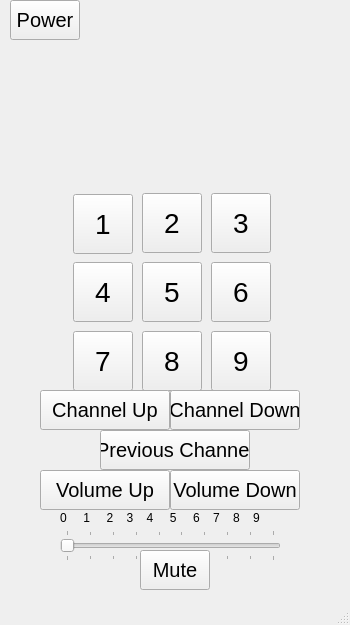
<?xml version="1.0" encoding="UTF-8"?>
<ui version="4.0">
 <class>MainWindow</class>
 <widget class="QMainWindow" name="MainWindow">
  <property name="geometry">
   <rect>
    <x>0</x>
    <y>0</y>
    <width>350</width>
    <height>625</height>
   </rect>
  </property>
  <property name="minimumSize">
   <size>
    <width>350</width>
    <height>625</height>
   </size>
  </property>
  <property name="maximumSize">
   <size>
    <width>350</width>
    <height>625</height>
   </size>
  </property>
  <property name="windowTitle">
   <string>MainWindow</string>
  </property>
  <widget class="QWidget" name="centralwidget">
   <widget class="QPushButton" name="button_power">
    <property name="geometry">
     <rect>
      <x>10</x>
      <y>0</y>
      <width>70</width>
      <height>40</height>
     </rect>
    </property>
    <property name="minimumSize">
     <size>
      <width>70</width>
      <height>40</height>
     </size>
    </property>
    <property name="maximumSize">
     <size>
      <width>70</width>
      <height>40</height>
     </size>
    </property>
    <property name="font">
     <font>
      <pointsize>15</pointsize>
      <kerning>true</kerning>
     </font>
    </property>
    <property name="text">
     <string>Power</string>
    </property>
   </widget>
   <widget class="QWidget" name="gridLayoutWidget">
    <property name="geometry">
     <rect>
      <x>70</x>
      <y>190</y>
      <width>206</width>
      <height>206</height>
     </rect>
    </property>
    <layout class="QGridLayout" name="gridLayout">
     <item row="1" column="1">
      <widget class="QPushButton" name="button_channel5">
       <property name="minimumSize">
        <size>
         <width>60</width>
         <height>60</height>
        </size>
       </property>
       <property name="maximumSize">
        <size>
         <width>60</width>
         <height>60</height>
        </size>
       </property>
       <property name="font">
        <font>
         <pointsize>21</pointsize>
        </font>
       </property>
       <property name="text">
        <string>5</string>
       </property>
      </widget>
     </item>
     <item row="2" column="2">
      <widget class="QPushButton" name="button_channel9">
       <property name="minimumSize">
        <size>
         <width>60</width>
         <height>60</height>
        </size>
       </property>
       <property name="maximumSize">
        <size>
         <width>60</width>
         <height>60</height>
        </size>
       </property>
       <property name="font">
        <font>
         <pointsize>21</pointsize>
        </font>
       </property>
       <property name="text">
        <string>9</string>
       </property>
      </widget>
     </item>
     <item row="1" column="2">
      <widget class="QPushButton" name="button_channel6">
       <property name="minimumSize">
        <size>
         <width>60</width>
         <height>60</height>
        </size>
       </property>
       <property name="maximumSize">
        <size>
         <width>60</width>
         <height>60</height>
        </size>
       </property>
       <property name="font">
        <font>
         <pointsize>21</pointsize>
        </font>
       </property>
       <property name="text">
        <string>6</string>
       </property>
      </widget>
     </item>
     <item row="0" column="0">
      <widget class="QPushButton" name="button_channel1">
       <property name="minimumSize">
        <size>
         <width>60</width>
         <height>60</height>
        </size>
       </property>
       <property name="maximumSize">
        <size>
         <width>60</width>
         <height>57</height>
        </size>
       </property>
       <property name="font">
        <font>
         <pointsize>21</pointsize>
        </font>
       </property>
       <property name="autoFillBackground">
        <bool>false</bool>
       </property>
       <property name="text">
        <string>1</string>
       </property>
       <property name="default">
        <bool>false</bool>
       </property>
       <property name="flat">
        <bool>false</bool>
       </property>
      </widget>
     </item>
     <item row="0" column="2">
      <widget class="QPushButton" name="button_channel3">
       <property name="minimumSize">
        <size>
         <width>60</width>
         <height>60</height>
        </size>
       </property>
       <property name="maximumSize">
        <size>
         <width>60</width>
         <height>60</height>
        </size>
       </property>
       <property name="font">
        <font>
         <pointsize>21</pointsize>
        </font>
       </property>
       <property name="text">
        <string>3</string>
       </property>
      </widget>
     </item>
     <item row="2" column="1">
      <widget class="QPushButton" name="button_channel8">
       <property name="minimumSize">
        <size>
         <width>60</width>
         <height>60</height>
        </size>
       </property>
       <property name="maximumSize">
        <size>
         <width>60</width>
         <height>60</height>
        </size>
       </property>
       <property name="font">
        <font>
         <pointsize>21</pointsize>
        </font>
       </property>
       <property name="text">
        <string>8</string>
       </property>
      </widget>
     </item>
     <item row="2" column="0">
      <widget class="QPushButton" name="button_channel7">
       <property name="minimumSize">
        <size>
         <width>60</width>
         <height>60</height>
        </size>
       </property>
       <property name="maximumSize">
        <size>
         <width>60</width>
         <height>60</height>
        </size>
       </property>
       <property name="font">
        <font>
         <pointsize>21</pointsize>
        </font>
       </property>
       <property name="text">
        <string>7</string>
       </property>
      </widget>
     </item>
     <item row="1" column="0">
      <widget class="QPushButton" name="button_channel4">
       <property name="minimumSize">
        <size>
         <width>60</width>
         <height>60</height>
        </size>
       </property>
       <property name="maximumSize">
        <size>
         <width>60</width>
         <height>60</height>
        </size>
       </property>
       <property name="font">
        <font>
         <pointsize>21</pointsize>
        </font>
       </property>
       <property name="text">
        <string>4</string>
       </property>
      </widget>
     </item>
     <item row="0" column="1">
      <widget class="QPushButton" name="button_channel2">
       <property name="minimumSize">
        <size>
         <width>60</width>
         <height>60</height>
        </size>
       </property>
       <property name="maximumSize">
        <size>
         <width>60</width>
         <height>60</height>
        </size>
       </property>
       <property name="font">
        <font>
         <pointsize>21</pointsize>
        </font>
       </property>
       <property name="text">
        <string>2</string>
       </property>
       <property name="default">
        <bool>false</bool>
       </property>
       <property name="flat">
        <bool>false</bool>
       </property>
      </widget>
     </item>
    </layout>
   </widget>
   <widget class="QPushButton" name="button_channelUp">
    <property name="geometry">
     <rect>
      <x>40</x>
      <y>390</y>
      <width>130</width>
      <height>40</height>
     </rect>
    </property>
    <property name="minimumSize">
     <size>
      <width>130</width>
      <height>40</height>
     </size>
    </property>
    <property name="maximumSize">
     <size>
      <width>130</width>
      <height>40</height>
     </size>
    </property>
    <property name="font">
     <font>
      <pointsize>15</pointsize>
     </font>
    </property>
    <property name="text">
     <string>Channel Up</string>
    </property>
   </widget>
   <widget class="QPushButton" name="button_channelDown">
    <property name="geometry">
     <rect>
      <x>170</x>
      <y>390</y>
      <width>130</width>
      <height>40</height>
     </rect>
    </property>
    <property name="minimumSize">
     <size>
      <width>130</width>
      <height>40</height>
     </size>
    </property>
    <property name="maximumSize">
     <size>
      <width>130</width>
      <height>40</height>
     </size>
    </property>
    <property name="font">
     <font>
      <pointsize>15</pointsize>
     </font>
    </property>
    <property name="text">
     <string>Channel Down</string>
    </property>
   </widget>
   <widget class="QPushButton" name="button_volUp">
    <property name="geometry">
     <rect>
      <x>40</x>
      <y>470</y>
      <width>130</width>
      <height>40</height>
     </rect>
    </property>
    <property name="minimumSize">
     <size>
      <width>130</width>
      <height>40</height>
     </size>
    </property>
    <property name="maximumSize">
     <size>
      <width>130</width>
      <height>40</height>
     </size>
    </property>
    <property name="font">
     <font>
      <pointsize>15</pointsize>
     </font>
    </property>
    <property name="text">
     <string>Volume Up</string>
    </property>
   </widget>
   <widget class="QPushButton" name="button_volDown">
    <property name="geometry">
     <rect>
      <x>170</x>
      <y>470</y>
      <width>130</width>
      <height>40</height>
     </rect>
    </property>
    <property name="minimumSize">
     <size>
      <width>130</width>
      <height>40</height>
     </size>
    </property>
    <property name="maximumSize">
     <size>
      <width>130</width>
      <height>40</height>
     </size>
    </property>
    <property name="font">
     <font>
      <pointsize>15</pointsize>
     </font>
    </property>
    <property name="text">
     <string>Volume Down</string>
    </property>
   </widget>
   <widget class="QSlider" name="slider_vol">
    <property name="enabled">
     <bool>false</bool>
    </property>
    <property name="geometry">
     <rect>
      <x>60</x>
      <y>530</y>
      <width>221</width>
      <height>31</height>
     </rect>
    </property>
    <property name="mouseTracking">
     <bool>true</bool>
    </property>
    <property name="maximum">
     <number>9</number>
    </property>
    <property name="pageStep">
     <number>9</number>
    </property>
    <property name="value">
     <number>0</number>
    </property>
    <property name="sliderPosition">
     <number>0</number>
    </property>
    <property name="tracking">
     <bool>false</bool>
    </property>
    <property name="orientation">
     <enum>Qt::Horizontal</enum>
    </property>
    <property name="invertedAppearance">
     <bool>false</bool>
    </property>
    <property name="invertedControls">
     <bool>false</bool>
    </property>
    <property name="tickPosition">
     <enum>QSlider::TicksBothSides</enum>
    </property>
    <property name="tickInterval">
     <number>1</number>
    </property>
   </widget>
   <widget class="QPushButton" name="button_mute">
    <property name="geometry">
     <rect>
      <x>140</x>
      <y>550</y>
      <width>70</width>
      <height>40</height>
     </rect>
    </property>
    <property name="minimumSize">
     <size>
      <width>70</width>
      <height>40</height>
     </size>
    </property>
    <property name="maximumSize">
     <size>
      <width>70</width>
      <height>40</height>
     </size>
    </property>
    <property name="font">
     <font>
      <pointsize>15</pointsize>
      <kerning>true</kerning>
     </font>
    </property>
    <property name="text">
     <string>Mute</string>
    </property>
   </widget>
   <widget class="QLabel" name="label_volume">
    <property name="geometry">
     <rect>
      <x>60</x>
      <y>510</y>
      <width>221</width>
      <height>16</height>
     </rect>
    </property>
    <property name="maximumSize">
     <size>
      <width>16777215</width>
      <height>16777194</height>
     </size>
    </property>
    <property name="mouseTracking">
     <bool>true</bool>
    </property>
    <property name="text">
     <string>0     1     2    3    4     5     6    7    8    9</string>
    </property>
    <property name="alignment">
     <set>Qt::AlignLeading|Qt::AlignLeft|Qt::AlignVCenter</set>
    </property>
   </widget>
   <widget class="QLabel" name="label_chanImage">
    <property name="geometry">
     <rect>
      <x>80</x>
      <y>50</y>
      <width>191</width>
      <height>131</height>
     </rect>
    </property>
    <property name="text">
     <string/>
    </property>
    <property name="pixmap">
     <pixmap>chan1.png</pixmap>
    </property>
    <property name="scaledContents">
     <bool>true</bool>
    </property>
    <property name="alignment">
     <set>Qt::AlignCenter</set>
    </property>
   </widget>
   <widget class="QPushButton" name="button_prevChannel">
    <property name="geometry">
     <rect>
      <x>100</x>
      <y>430</y>
      <width>150</width>
      <height>40</height>
     </rect>
    </property>
    <property name="minimumSize">
     <size>
      <width>150</width>
      <height>40</height>
     </size>
    </property>
    <property name="maximumSize">
     <size>
      <width>150</width>
      <height>40</height>
     </size>
    </property>
    <property name="font">
     <font>
      <pointsize>15</pointsize>
     </font>
    </property>
    <property name="text">
     <string>Previous Channel</string>
    </property>
   </widget>
  </widget>
  <widget class="QMenuBar" name="menubar">
   <property name="geometry">
    <rect>
     <x>0</x>
     <y>0</y>
     <width>350</width>
     <height>36</height>
    </rect>
   </property>
  </widget>
  <widget class="QStatusBar" name="statusbar"/>
 </widget>
 <resources/>
 <connections/>
</ui>
